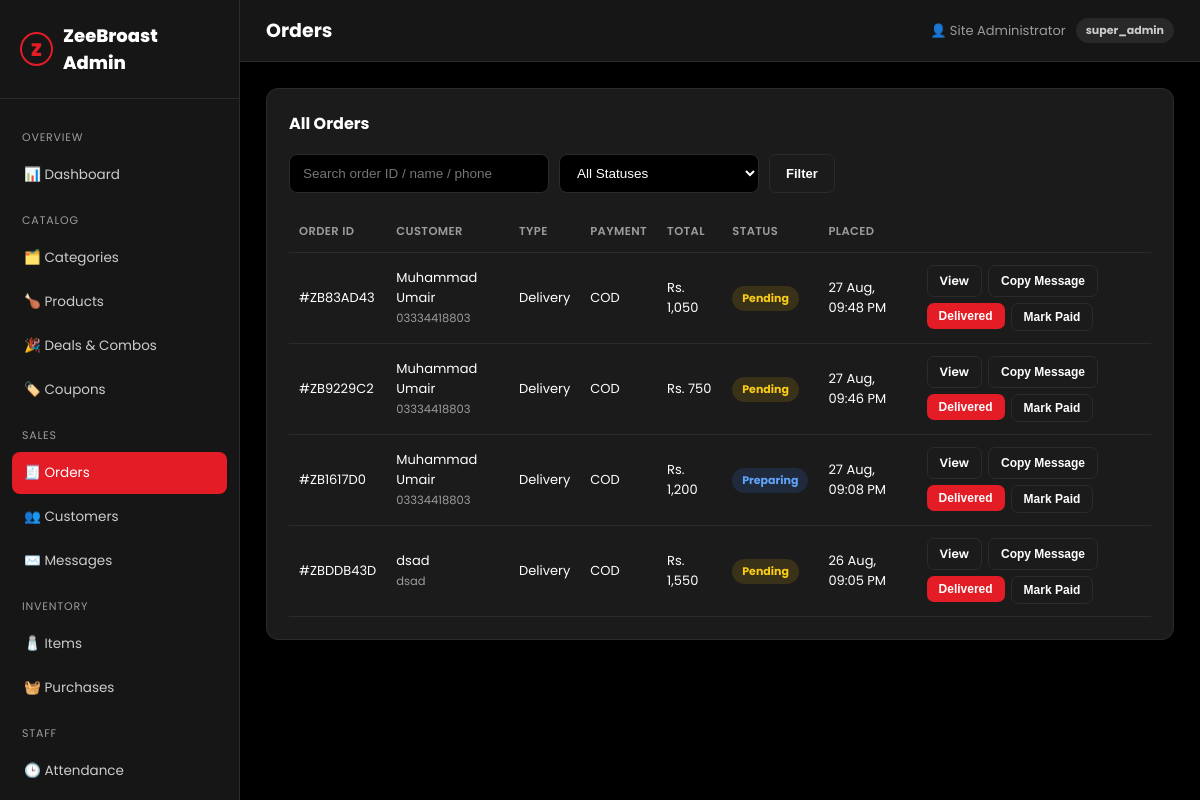
Page /admin/orders.php (signed in) on the committed database.
### tables this page shows
CREATE TABLE `orders` (
  `id` INT UNSIGNED NOT NULL AUTO_INCREMENT,
  `order_code` VARCHAR(20) NOT NULL,
  `user_id` INT UNSIGNED NULL,
  `guest_name` VARCHAR(150) NULL,
  `guest_phone` VARCHAR(30) NULL,
  `guest_email` VARCHAR(150) NULL,
  `order_type` ENUM('delivery','takeaway') NOT NULL DEFAULT 'delivery',
  `house_no` VARCHAR(120) NULL,
  `street` VARCHAR(150) NULL,
  `city` VARCHAR(100) NULL,
  `delivery_instructions` VARCHAR(255) NULL,
  `delivery_location_url` VARCHAR(2048) NULL,
  `delivery_time_option` ENUM('asap','scheduled') NOT NULL DEFAULT 'asap',
  `scheduled_time` DATETIME NULL,
  `payment_method` ENUM('cod','jazzcash','easypaisa','card') NOT NULL DEFAULT 'cod',
  `payment_status` ENUM('pending','paid','failed','refunded') NOT NULL DEFAULT 'pending',
  `subtotal` DECIMAL(10,2) NOT NULL DEFAULT 0,
  `delivery_fee` DECIMAL(10,2) NOT NULL DEFAULT 0,
  `discount` DECIMAL(10,2) NOT NULL DEFAULT 0,
  `coupon_code` VARCHAR(50) NULL,
  `total` DECIMAL(10,2) NOT NULL DEFAULT 0,
  `status` ENUM('pending','confirmed','preparing','on_the_way','delivered','cancelled') NOT NULL DEFAULT 'pending',
  `estimated_minutes` INT NOT NULL DEFAULT 30,
  `loyalty_points_earned` INT UNSIGNED NOT NULL DEFAULT 0,
  `loyalty_points_awarded` TINYINT(1) NOT NULL DEFAULT 0 COMMENT 'Guard: prevents awarding the same order twice',
  `loyalty_points_reversed` TINYINT(1) NOT NULL DEFAULT 0 COMMENT 'Guard: prevents reversing the same order twice',
  `loyalty_points_redeemed` INT UNSIGNED NOT NULL DEFAULT 0,
  `loyalty_discount` DECIMAL(10,2) NOT NULL DEFAULT 0,
  `loyalty_referral_triggered` TINYINT(1) NOT NULL DEFAULT 0 COMMENT 'Set when a referral code was applied, used to gate point earning for this order',
  `loyalty_referral_owner_id` INT UNSIGNED NULL COMMENT 'Customer who owns the referral code used on this order and who receives the earned points',
  `created_at` TIMESTAMP NOT NULL DEFAULT CURRENT_TIMESTAMP,
  `updated_at` TIMESTAMP NOT NULL DEFAULT CURRENT_TIMESTAMP ON UPDATE CURRENT_TIMESTAMP,
  PRIMARY KEY (`id`),
  UNIQUE KEY `uq_order_code` (`order_code`),
  KEY `fk_order_user` (`user_id`),
  CONSTRAINT `fk_order_user` FOREIGN KEY (`user_id`) REFERENCES `users` (`id`) ON DELETE SET NULL
);

### includes/functions.php (called while the page is built, shortened)
<?php
function setting(string $key, $default = '')
{
    static $cache = null;
    if ($cache === null) {
        $cache = [];
        $stmt = db()->query('SELECT setting_key, setting_value FROM settings');
        foreach ($stmt->fetchAll() as $row) {
            $cache[$row['setting_key']] = $row['setting_value'];
        }
    }
    return $cache[$key] ?? $default;
}
function e(?string $value): string
{
    return htmlspecialchars($value ?? '', ENT_QUOTES, 'UTF-8');
}
function money($amount): string
{
    return setting('currency_symbol', 'Rs.') . ' ' . number_format((float)$amount);
}
function base_url(string $path = ''): string
{
    return BASE_URL . '/' . ltrim($path, '/');
}
function is_admin_logged_in(): bool
{
    return !empty($_SESSION['admin_id']);
}
function current_admin(): ?array
{
    static $admin = null;
    if ($admin === null) {
        $stmt = db()->prepare('SELECT id, full_name, email, role FROM admin_users WHERE id = ?');
        $stmt->execute([$_SESSION['admin_id']]);
        $admin = $stmt->fetch() ?: null;
    }
    return $admin;
}

### config/database.php (called while the page is built, shortened)
<?php
function db(): PDO
{
    static $pdo = null;
    if ($pdo === null) {
        $dsn = 'mysql:host=' . DB_HOST . ';dbname=' . DB_NAME . ';charset=' . DB_CHARSET;
        $options = [
            PDO::ATTR_ERRMODE            => PDO::ERRMODE_EXCEPTION,
            PDO::ATTR_DEFAULT_FETCH_MODE => PDO::FETCH_ASSOC,
            PDO::ATTR_EMULATE_PREPARES   => false,
        ];
        try {
            $pdo = new PDO($dsn, DB_USER, DB_PASS, $options);
        } catch (PDOException $e) {
            die('Database connection failed. Please try again later.');
        }
    }
    return $pdo;
}

### admin/orders.php (the view, shortened to what this page needs)
<?php
$admin_page_title = 'Orders';
$active_admin = 'orders';
$pdo = db();
$search = trim($_GET['q'] ?? '');
$where = [];
$params = [];
$whereSql = $where ? ('WHERE ' . implode(' AND ', $where)) : '';
$page = max(1, (int)($_GET['page'] ?? 1));
$perPage = 20;
$offset = ($page - 1) * $perPage;
$stmt = $pdo->prepare("SELECT * FROM orders $whereSql ORDER BY created_at DESC LIMIT $perPage OFFSET $offset");
$stmt->execute($params);
$orders = $stmt->fetchAll();
$orderItems = [];
$deliveryMessages = [];
if ($orders) {
  $orderIds = array_map(static fn($order) => (int)$order['id'], $orders);
  $itemPlaceholders = implode(',', array_fill(0, count($orderIds), '?'));
  $itemStmt = $pdo->prepare("SELECT order_id, item_name, quantity, line_total FROM order_items WHERE order_id IN ($itemPlaceholders) ORDER BY id");
  $itemStmt->execute($orderIds);
  foreach ($itemStmt->fetchAll() as $item) {
    $orderItems[(int)$item['order_id']][] = $item;
  }
  foreach ($orders as $order) {
    if ($order['order_type'] === 'delivery') {
      $deliveryMessages[(int)$order['id']] = build_delivery_order_message($order, $orderItems[(int)$order['id']] ?? []);
    }
  }
}
$statusColors = [
    'pending' => 'badge-yellow', 'confirmed' => 'badge-blue', 'preparing' => 'badge-blue',
    'on_the_way' => 'badge-blue', 'delivered' => 'badge-green', 'cancelled' => 'badge-red',
];
require_once __DIR__ . '/includes/header.php';
?>
<div class="panel">
  <div class="panel-head"><h2>All Orders</h2></div>
  <form method="get" style="display:flex;gap:10px;margin-bottom:18px;flex-wrap:wrap">
    <input class="form-control" type="text" name="q" placeholder="Search order ID / name / phone" value="<?= e($search) ?>" style="max-width:260px">
    <select class="form-control" name="status" style="max-width:200px">
      <option value="">All Statuses</option>
    </select>
    <button class="btn btn-outline" type="submit">Filter</button>
  </form>
  <table>
    <thead><tr><th>Order ID</th><th>Customer</th><th>Type</th><th>Payment</th><th>Total</th><th>Status</th><th>Placed</th><th></th></tr></thead>
    <tbody>
      <?php foreach ($orders as $o): ?>
      <tr>
        <td>#<?= e($o['order_code']) ?></td>
        <td><?= e($o['guest_name']) ?><br><span style="color:var(--muted);font-size:11.5px"><?= e($o['guest_phone']) ?></span></td>
        <td><?= e(ucfirst($o['order_type'])) ?></td>
        <td><?= e(strtoupper($o['payment_method'])) ?></td>
        <td><?= money($o['total']) ?></td>
        <td><span class="badge <?= $statusColors[$o['status']] ?? 'badge-gray' ?>"><?= e(ucfirst(str_replace('_', ' ', $o['status']))) ?></span></td>
        <td><?= e(date('d M, h:i A', strtotime($o['created_at']))) ?></td>
        <td>
          <div style="display:flex;gap:6px;flex-wrap:wrap">
            <a href="<?= base_url('admin/order-view.php?id=' . (int)$o['id']) ?>" class="btn btn-outline btn-sm">View</a>
            <?php if (isset($deliveryMessages[(int)$o['id']])): ?>
            <button type="button" class="btn btn-outline btn-sm js-copy-order-message" data-order-id="<?= (int)$o['id'] ?>">Copy Message</button>
            <?php endif; ?>
            <?php if ($o['status'] !== 'delivered' && $o['status'] !== 'cancelled'): ?>
            <form method="post" action="<?= base_url('admin/orders.php') ?>">
              <button type="submit" class="btn btn-primary btn-sm">Delivered</button>
            </form>
            <?php endif; ?>
            <?php if ($o['payment_status'] !== 'paid'): ?>
            <form method="post" action="<?= base_url('admin/orders.php') ?>">
              <button type="submit" class="btn btn-outline btn-sm">Mark Paid</button>
            </form>
            <?php endif; ?>
          </div>
        </td>
      </tr>
      <?php endforeach; ?>
    </tbody>
  </table>
</div>
<?php require_once __DIR__ . '/includes/footer.php'; ?>

### admin/includes/header.php (shortened to what this page needs)
<?php
$admin = current_admin();
$active_admin = $active_admin ?? '';
?>
<!DOCTYPE html>
<html lang="en">
<head>
<link rel="stylesheet" href="<?= base_url('admin/assets/css/admin.css') ?>">
</head>
<body>
<aside class="admin-sidebar">
  <div class="brand"><span class="mark">Z</span> ZeeBroast Admin</div>
  <nav>
    <div class="group-label">Overview</div>
    <a href="<?= base_url('admin/index.php') ?>" class="<?= $active_admin === 'dashboard' ? 'active' : '' ?>">📊 Dashboard</a>
    <div class="group-label">Catalog</div>
    <a href="<?= base_url('admin/categories.php') ?>" class="<?= $active_admin === 'categories' ? 'active' : '' ?>">🗂️ Categories</a>
    <a href="<?= base_url('admin/products.php') ?>" class="<?= $active_admin === 'products' ? 'active' : '' ?>">🍗 Products</a>
    <a href="<?= base_url('admin/deals.php') ?>" class="<?= $active_admin === 'deals' ? 'active' : '' ?>">🎉 Deals &amp; Combos</a>
    <a href="<?= base_url('admin/coupons.php') ?>" class="<?= $active_admin === 'coupons' ? 'active' : '' ?>">🏷️ Coupons</a>
    <div class="group-label">Sales</div>
    <a href="<?= base_url('admin/orders.php') ?>" class="<?= $active_admin === 'orders' ? 'active' : '' ?>">🧾 Orders</a>
    <a href="<?= base_url('admin/customers.php') ?>" class="<?= $active_admin === 'customers' ? 'active' : '' ?>">👥 Customers</a>
    <a href="<?= base_url('admin/messages.php') ?>" class="<?= $active_admin === 'messages' ? 'active' : '' ?>">✉️ Messages</a>
    <div class="group-label">Inventory</div>
    <a href="<?= base_url('admin/items.php') ?>" class="<?= $active_admin === 'items' ? 'active' : '' ?>">🧂 Items</a>
    <a href="<?= base_url('admin/purchases.php') ?>" class="<?= $active_admin === 'purchases' ? 'active' : '' ?>">🧺 Purchases</a>
    <div class="group-label">Staff</div>
    <a href="<?= base_url('admin/attendance.php') ?>" class="<?= $active_admin === 'attendance' ? 'active' : '' ?>">🕒 Attendance</a>
    <div class="group-label">Reports</div>
  </nav>
</aside>
<div class="admin-main">
  <div class="admin-topbar">
    <h1><?= e($admin_page_title ?? 'Dashboard') ?></h1>
    <div class="admin-user">👤 <?= e($admin['full_name'] ?? '') ?> <span class="badge badge-gray"><?= e($admin['role'] ?? '') ?></span></div>
  </div>
  <div class="admin-content">

### admin/assets/css/admin.css (style rules this page uses)
:root { --bg: #000000; --panel: #161616; --card: #1b1b1b; --border: #2b2b2b; --red: #e31c25; --red-dark: #b7141b; --text: #fff; --muted: #9c9c9c; --radius: 12px; }
* { box-sizing: border-box; margin: 0; padding: 0; }
body { font-family: 'Poppins', sans-serif; background: #000000; color: var(--text); font-size: 14px; display: flex; min-height: 100vh; }
a { text-decoration: none; color: inherit; }
.admin-sidebar { width: 240px; background: var(--panel); border-right: 1px solid var(--border); position: sticky; top: 0; height: 100vh; overflow-y: auto; flex: none; }
.admin-sidebar .brand { padding: 22px 20px; display: flex; align-items: center; gap: 10px; font-weight: 800; font-size: 18px; border-bottom: 1px solid var(--border); }
.admin-sidebar .brand .mark { width: 34px; height: 34px; border-radius: 50%; border: 2px solid var(--red); display: flex; align-items: center; justify-content: center; color: var(--red); font-weight: 900; }
.admin-sidebar nav { padding: 16px 12px; }
.admin-sidebar nav .group-label { font-size: 11px; text-transform: uppercase; letter-spacing: .8px; color: var(--muted); padding: 14px 10px 8px; }
.admin-sidebar nav a { display: flex; align-items: center; gap: 10px; padding: 11px 12px; border-radius: 8px; font-size: 13.5px; color: #ccc; margin-bottom: 2px; }
.admin-sidebar nav a.active { background: var(--red); color: #fff; }
.admin-main { flex: 1; min-width: 0; }
.admin-topbar { display: flex; align-items: center; justify-content: space-between; padding: 16px 26px; border-bottom: 1px solid var(--border); background: var(--panel); }
.admin-topbar h1 { font-size: 19px; font-weight: 700; }
.admin-user { display: flex; align-items: center; gap: 10px; font-size: 13px; color: var(--muted); }
.admin-content { padding: 26px; }
.panel { background: var(--card); border: 1px solid var(--border); border-radius: var(--radius); padding: 22px; margin-bottom: 22px; }
.panel-head { display: flex; align-items: center; justify-content: space-between; margin-bottom: 18px; }
.panel-head h2 { font-size: 16px; font-weight: 700; }
table { width: 100%; border-collapse: collapse; }
th, td { text-align: left; padding: 12px 10px; font-size: 13px; border-bottom: 1px solid var(--border); }
th { color: var(--muted); font-weight: 600; font-size: 11.5px; text-transform: uppercase; letter-spacing: .4px; }
.btn { display: inline-flex; align-items: center; gap: 6px; padding: 9px 16px; border-radius: 7px; font-weight: 600; font-size: 13px; border: none; cursor: pointer; }
.btn-primary { background: var(--red); color: #fff; }
.btn-outline { background: transparent; border: 1px solid var(--border); color: #fff; }
.btn-sm { padding: 6px 12px; font-size: 12px; }
.badge { display: inline-flex; padding: 4px 10px; border-radius: 20px; font-size: 11px; font-weight: 700; }
.badge-yellow { background: rgba(234,179,8,.15); color: #facc15; }
.badge-gray { background: rgba(255,255,255,.08); color: #ccc; }
.badge-blue { background: rgba(59,130,246,.15); color: #60a5fa; }
.form-control, select.form-control, textarea.form-control { width: 100%; background: var(--bg); border: 1px solid var(--border); border-radius: 8px; padding: 10px 13px; color: #fff; font-size: 13.5px; }

### rows in the picture
orders: order_code "ZB83AD43", guest_name "Muhammad Umair", guest_phone "03334418803", order_type "Delivery", payment_method "COD", total "Rs. 1,050", status "Pending", created_at "27 Aug, 09:48 PM"
orders: order_code "ZB9229C2", guest_name "Muhammad Umair", guest_phone "03334418803", order_type "Delivery", payment_method "COD", total "Rs. 750", status "Pending", created_at "27 Aug, 09:46 PM"
orders: order_code "ZB1617D0", guest_name "Muhammad Umair", guest_phone "03334418803", order_type "Delivery", payment_method "COD", total "Rs. 1,200", status "Preparing", created_at "27 Aug, 09:08 PM"
orders: order_code "ZBDDB43D", guest_name "dsad", guest_phone "dsad", order_type "Delivery", payment_method "COD", total "Rs. 1,550", status "Pending", created_at "26 Aug, 09:05 PM"

### other values in the picture
$admin_page_title "Orders"
$admin['full_name'] "Site Administrator"
$admin['role'] "super_admin"
